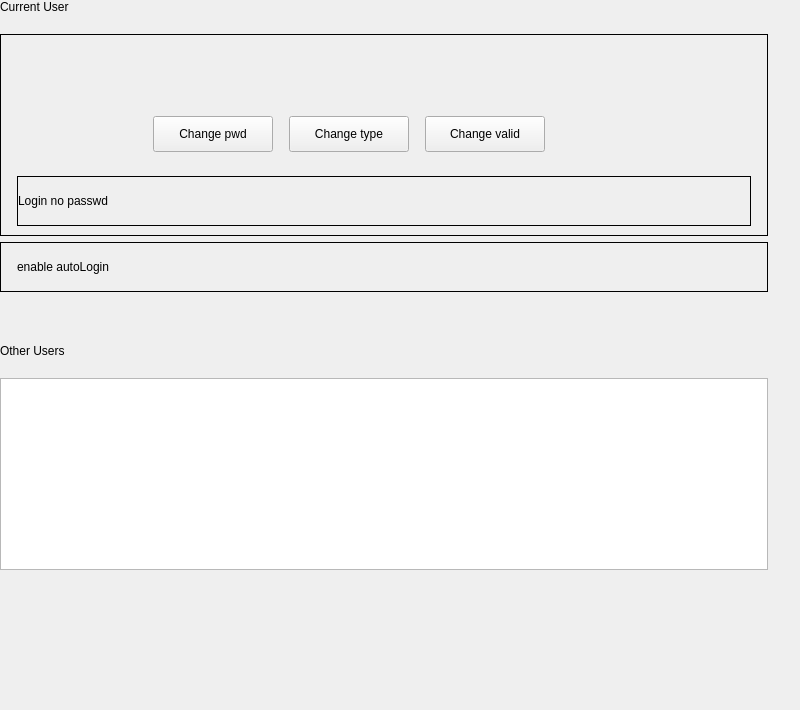
<?xml version="1.0" encoding="UTF-8"?>
<ui version="4.0">
 <class>UserInfo</class>
 <widget class="QWidget" name="UserInfo">
  <property name="geometry">
   <rect>
    <x>0</x>
    <y>0</y>
    <width>800</width>
    <height>710</height>
   </rect>
  </property>
  <property name="minimumSize">
   <size>
    <width>0</width>
    <height>0</height>
   </size>
  </property>
  <property name="maximumSize">
   <size>
    <width>16777215</width>
    <height>16777215</height>
   </size>
  </property>
  <property name="windowTitle">
   <string notr="true">UserInfo</string>
  </property>
  <layout class="QVBoxLayout" name="verticalLayout_2">
   <property name="leftMargin">
    <number>0</number>
   </property>
   <property name="topMargin">
    <number>0</number>
   </property>
   <property name="rightMargin">
    <number>32</number>
   </property>
   <item>
    <widget class="QLabel" name="titleLabel">
     <property name="sizePolicy">
      <sizepolicy hsizetype="Fixed" vsizetype="Fixed">
       <horstretch>0</horstretch>
       <verstretch>0</verstretch>
      </sizepolicy>
     </property>
     <property name="text">
      <string>Current User</string>
     </property>
     <property name="scaledContents">
      <bool>true</bool>
     </property>
    </widget>
   </item>
   <item>
    <spacer name="verticalSpacer">
     <property name="orientation">
      <enum>Qt::Vertical</enum>
     </property>
     <property name="sizeType">
      <enum>QSizePolicy::Fixed</enum>
     </property>
     <property name="sizeHint" stdset="0">
      <size>
       <width>20</width>
       <height>14</height>
      </size>
     </property>
    </spacer>
   </item>
   <item>
    <widget class="QFrame" name="currentUserFrame">
     <property name="minimumSize">
      <size>
       <width>550</width>
       <height>202</height>
      </size>
     </property>
     <property name="maximumSize">
      <size>
       <width>960</width>
       <height>202</height>
      </size>
     </property>
     <property name="frameShape">
      <enum>QFrame::Box</enum>
     </property>
     <layout class="QVBoxLayout" name="verticalLayout_3">
      <property name="spacing">
       <number>0</number>
      </property>
      <property name="leftMargin">
       <number>0</number>
      </property>
      <property name="topMargin">
       <number>0</number>
      </property>
      <property name="rightMargin">
       <number>0</number>
      </property>
      <property name="bottomMargin">
       <number>0</number>
      </property>
      <item>
       <layout class="QVBoxLayout" name="verticalLayout">
        <property name="spacing">
         <number>0</number>
        </property>
        <property name="leftMargin">
         <number>16</number>
        </property>
        <property name="topMargin">
         <number>16</number>
        </property>
        <property name="rightMargin">
         <number>16</number>
        </property>
        <property name="bottomMargin">
         <number>9</number>
        </property>
        <item>
         <layout class="QHBoxLayout" name="horizontalLayout_3">
          <property name="spacing">
           <number>16</number>
          </property>
          <property name="rightMargin">
           <number>0</number>
          </property>
          <property name="bottomMargin">
           <number>24</number>
          </property>
          <item>
           <widget class="QLabel" name="currentUserFaceLabel">
            <property name="sizePolicy">
             <sizepolicy hsizetype="Fixed" vsizetype="Fixed">
              <horstretch>0</horstretch>
              <verstretch>0</verstretch>
             </sizepolicy>
            </property>
            <property name="minimumSize">
             <size>
              <width>112</width>
              <height>112</height>
             </size>
            </property>
            <property name="maximumSize">
             <size>
              <width>112</width>
              <height>112</height>
             </size>
            </property>
            <property name="text">
             <string/>
            </property>
           </widget>
          </item>
          <item>
           <spacer name="horizontalSpacer_5">
            <property name="orientation">
             <enum>Qt::Horizontal</enum>
            </property>
            <property name="sizeType">
             <enum>QSizePolicy::Fixed</enum>
            </property>
            <property name="sizeHint" stdset="0">
             <size>
              <width>8</width>
              <height>20</height>
             </size>
            </property>
           </spacer>
          </item>
          <item>
           <layout class="QVBoxLayout" name="verticalLayout_4">
            <property name="spacing">
             <number>8</number>
            </property>
            <item>
             <spacer name="verticalSpacer_5">
              <property name="orientation">
               <enum>Qt::Vertical</enum>
              </property>
              <property name="sizeHint" stdset="0">
               <size>
                <width>20</width>
                <height>40</height>
               </size>
              </property>
             </spacer>
            </item>
            <item>
             <widget class="QLabel" name="userNameLabel">
              <property name="sizePolicy">
               <sizepolicy hsizetype="Fixed" vsizetype="Fixed">
                <horstretch>0</horstretch>
                <verstretch>0</verstretch>
               </sizepolicy>
              </property>
              <property name="text">
               <string/>
              </property>
             </widget>
            </item>
            <item>
             <widget class="QLabel" name="userTypeLabel">
              <property name="sizePolicy">
               <sizepolicy hsizetype="Fixed" vsizetype="Fixed">
                <horstretch>0</horstretch>
                <verstretch>0</verstretch>
               </sizepolicy>
              </property>
              <property name="text">
               <string/>
              </property>
             </widget>
            </item>
            <item>
             <widget class="QPushButton" name="changePwdBtn">
              <property name="minimumSize">
               <size>
                <width>120</width>
                <height>36</height>
               </size>
              </property>
              <property name="maximumSize">
               <size>
                <width>120</width>
                <height>36</height>
               </size>
              </property>
              <property name="text">
               <string>Change pwd</string>
              </property>
             </widget>
            </item>
           </layout>
          </item>
          <item>
           <layout class="QVBoxLayout" name="verticalLayout_6">
            <property name="spacing">
             <number>8</number>
            </property>
            <item>
             <spacer name="verticalSpacer_8">
              <property name="orientation">
               <enum>Qt::Vertical</enum>
              </property>
              <property name="sizeHint" stdset="0">
               <size>
                <width>20</width>
                <height>40</height>
               </size>
              </property>
             </spacer>
            </item>
            <item>
             <widget class="QLabel" name="userNameLabel_2">
              <property name="sizePolicy">
               <sizepolicy hsizetype="Fixed" vsizetype="Fixed">
                <horstretch>0</horstretch>
                <verstretch>0</verstretch>
               </sizepolicy>
              </property>
              <property name="text">
               <string/>
              </property>
             </widget>
            </item>
            <item>
             <widget class="QLabel" name="userTypeLabel_2">
              <property name="sizePolicy">
               <sizepolicy hsizetype="Fixed" vsizetype="Fixed">
                <horstretch>0</horstretch>
                <verstretch>0</verstretch>
               </sizepolicy>
              </property>
              <property name="text">
               <string/>
              </property>
             </widget>
            </item>
            <item>
             <widget class="QPushButton" name="changeTypeBtn">
              <property name="minimumSize">
               <size>
                <width>120</width>
                <height>36</height>
               </size>
              </property>
              <property name="maximumSize">
               <size>
                <width>120</width>
                <height>36</height>
               </size>
              </property>
              <property name="text">
               <string>Change type</string>
              </property>
             </widget>
            </item>
           </layout>
          </item>
          <item>
           <layout class="QVBoxLayout" name="verticalLayout_5">
            <property name="spacing">
             <number>8</number>
            </property>
            <item>
             <spacer name="verticalSpacer_4">
              <property name="orientation">
               <enum>Qt::Vertical</enum>
              </property>
              <property name="sizeHint" stdset="0">
               <size>
                <width>20</width>
                <height>40</height>
               </size>
              </property>
             </spacer>
            </item>
            <item>
             <widget class="QLabel" name="label_4">
              <property name="sizePolicy">
               <sizepolicy hsizetype="Fixed" vsizetype="Fixed">
                <horstretch>0</horstretch>
                <verstretch>0</verstretch>
               </sizepolicy>
              </property>
              <property name="text">
               <string/>
              </property>
             </widget>
            </item>
            <item>
             <widget class="QLabel" name="label_5">
              <property name="sizePolicy">
               <sizepolicy hsizetype="Fixed" vsizetype="Fixed">
                <horstretch>0</horstretch>
                <verstretch>0</verstretch>
               </sizepolicy>
              </property>
              <property name="text">
               <string/>
              </property>
             </widget>
            </item>
            <item>
             <widget class="QPushButton" name="changeValidBtn">
              <property name="minimumSize">
               <size>
                <width>120</width>
                <height>36</height>
               </size>
              </property>
              <property name="maximumSize">
               <size>
                <width>120</width>
                <height>36</height>
               </size>
              </property>
              <property name="text">
               <string>Change valid</string>
              </property>
             </widget>
            </item>
           </layout>
          </item>
          <item>
           <spacer name="horizontalSpacer_4">
            <property name="orientation">
             <enum>Qt::Horizontal</enum>
            </property>
            <property name="sizeHint" stdset="0">
             <size>
              <width>40</width>
              <height>20</height>
             </size>
            </property>
           </spacer>
          </item>
         </layout>
        </item>
        <item>
         <widget class="QFrame" name="nopwdLoginFrame">
          <property name="minimumSize">
           <size>
            <width>0</width>
            <height>50</height>
           </size>
          </property>
          <property name="maximumSize">
           <size>
            <width>16777215</width>
            <height>50</height>
           </size>
          </property>
          <property name="frameShape">
           <enum>QFrame::Box</enum>
          </property>
          <layout class="QHBoxLayout" name="horizontalLayout_5">
           <property name="spacing">
            <number>0</number>
           </property>
           <property name="leftMargin">
            <number>0</number>
           </property>
           <property name="topMargin">
            <number>0</number>
           </property>
           <property name="rightMargin">
            <number>0</number>
           </property>
           <property name="bottomMargin">
            <number>0</number>
           </property>
           <item>
            <layout class="QHBoxLayout" name="nopwdHorLayout">
             <property name="spacing">
              <number>0</number>
             </property>
             <item>
              <widget class="QLabel" name="loginpwdLabel">
               <property name="sizePolicy">
                <sizepolicy hsizetype="Fixed" vsizetype="Fixed">
                 <horstretch>0</horstretch>
                 <verstretch>0</verstretch>
                </sizepolicy>
               </property>
               <property name="text">
                <string>Login no passwd</string>
               </property>
               <property name="scaledContents">
                <bool>true</bool>
               </property>
              </widget>
             </item>
             <item>
              <spacer name="horizontalSpacer_2">
               <property name="orientation">
                <enum>Qt::Horizontal</enum>
               </property>
               <property name="sizeHint" stdset="0">
                <size>
                 <width>40</width>
                 <height>20</height>
                </size>
               </property>
              </spacer>
             </item>
            </layout>
           </item>
          </layout>
         </widget>
        </item>
       </layout>
      </item>
     </layout>
    </widget>
   </item>
   <item>
    <widget class="QFrame" name="autoLoginFrame">
     <property name="minimumSize">
      <size>
       <width>550</width>
       <height>50</height>
      </size>
     </property>
     <property name="maximumSize">
      <size>
       <width>960</width>
       <height>50</height>
      </size>
     </property>
     <property name="frameShape">
      <enum>QFrame::Box</enum>
     </property>
     <layout class="QHBoxLayout" name="horizontalLayout_7">
      <property name="spacing">
       <number>0</number>
      </property>
      <property name="leftMargin">
       <number>16</number>
      </property>
      <property name="topMargin">
       <number>0</number>
      </property>
      <property name="rightMargin">
       <number>16</number>
      </property>
      <property name="bottomMargin">
       <number>0</number>
      </property>
      <item>
       <layout class="QHBoxLayout" name="autoLoginHorLayout">
        <property name="spacing">
         <number>0</number>
        </property>
        <property name="leftMargin">
         <number>0</number>
        </property>
        <property name="rightMargin">
         <number>0</number>
        </property>
        <item>
         <widget class="QLabel" name="autologinLabel">
          <property name="sizePolicy">
           <sizepolicy hsizetype="Fixed" vsizetype="Fixed">
            <horstretch>0</horstretch>
            <verstretch>0</verstretch>
           </sizepolicy>
          </property>
          <property name="text">
           <string>enable autoLogin</string>
          </property>
          <property name="scaledContents">
           <bool>true</bool>
          </property>
         </widget>
        </item>
        <item>
         <spacer name="horizontalSpacer_3">
          <property name="orientation">
           <enum>Qt::Horizontal</enum>
          </property>
          <property name="sizeHint" stdset="0">
           <size>
            <width>40</width>
            <height>20</height>
           </size>
          </property>
         </spacer>
        </item>
       </layout>
      </item>
     </layout>
    </widget>
   </item>
   <item>
    <spacer name="verticalSpacer_2">
     <property name="orientation">
      <enum>Qt::Vertical</enum>
     </property>
     <property name="sizeType">
      <enum>QSizePolicy::Fixed</enum>
     </property>
     <property name="sizeHint" stdset="0">
      <size>
       <width>20</width>
       <height>46</height>
      </size>
     </property>
    </spacer>
   </item>
   <item>
    <widget class="QLabel" name="title2Label">
     <property name="sizePolicy">
      <sizepolicy hsizetype="Fixed" vsizetype="Fixed">
       <horstretch>0</horstretch>
       <verstretch>0</verstretch>
      </sizepolicy>
     </property>
     <property name="text">
      <string>Other Users</string>
     </property>
     <property name="scaledContents">
      <bool>true</bool>
     </property>
    </widget>
   </item>
   <item>
    <spacer name="verticalSpacer_6">
     <property name="orientation">
      <enum>Qt::Vertical</enum>
     </property>
     <property name="sizeType">
      <enum>QSizePolicy::Fixed</enum>
     </property>
     <property name="sizeHint" stdset="0">
      <size>
       <width>20</width>
       <height>14</height>
      </size>
     </property>
    </spacer>
   </item>
   <item>
    <widget class="QListWidget" name="listWidget">
     <property name="minimumSize">
      <size>
       <width>550</width>
       <height>0</height>
      </size>
     </property>
     <property name="maximumSize">
      <size>
       <width>960</width>
       <height>16777215</height>
      </size>
     </property>
    </widget>
   </item>
   <item>
    <widget class="QWidget" name="addUserWidget" native="true">
     <property name="minimumSize">
      <size>
       <width>550</width>
       <height>60</height>
      </size>
     </property>
     <property name="maximumSize">
      <size>
       <width>960</width>
       <height>60</height>
      </size>
     </property>
     <layout class="QHBoxLayout" name="horizontalLayout_2">
      <property name="spacing">
       <number>0</number>
      </property>
      <property name="leftMargin">
       <number>0</number>
      </property>
      <property name="topMargin">
       <number>0</number>
      </property>
      <property name="rightMargin">
       <number>0</number>
      </property>
      <property name="bottomMargin">
       <number>0</number>
      </property>
      <item>
       <layout class="QHBoxLayout" name="addLyt">
        <property name="spacing">
         <number>8</number>
        </property>
        <property name="leftMargin">
         <number>0</number>
        </property>
       </layout>
      </item>
     </layout>
    </widget>
   </item>
   <item>
    <spacer name="verticalSpacer_7">
     <property name="orientation">
      <enum>Qt::Vertical</enum>
     </property>
     <property name="sizeHint" stdset="0">
      <size>
       <width>20</width>
       <height>40</height>
      </size>
     </property>
    </spacer>
   </item>
  </layout>
 </widget>
 <layoutdefault spacing="6" margin="11"/>
 <resources/>
 <connections/>
</ui>
